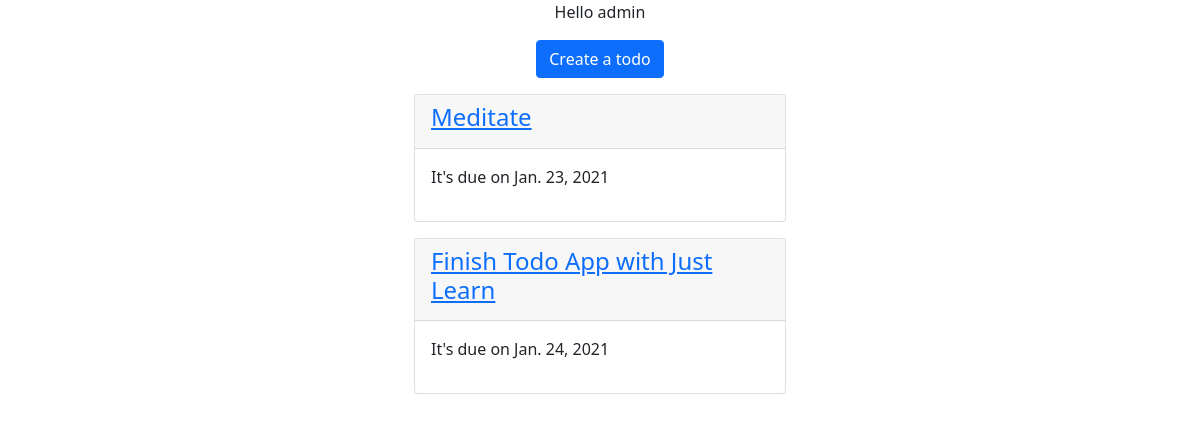
The app's page / (signed in) with its own data.
### todo/models.py (models this page shows, shortened)
class Todo(models.Model):
	name = models.CharField(max_length=100)
	due_date = models.DateField()

### todo/views.py (the view)
# urls.py: path('' , todo_list),
def todo_list(request):
	todos = Todo.objects.all()
	context = {
	'todo_list': todos
	}
	return render(request, 'todo/todo_list.html', context  )

### todo/templates/todo/todo_list.html
{% extends 'base.html' %}
{% block content %}
	<div class="text-center">
		<p >
		{% if request.user.is_authenticated %}
			Hello {{ request.user.username }}
		{% else %}
			Hello anonymous User
		{% endif %}
		</p>
		<a class='btn btn-primary' href="/create"> Create a todo</a>
	</div>
	<div class="col-4 offset-4">
	{% for todo in todo_list %}
		<div class="card mt-3">
			<div class='card-header'>
				<a href='/{{ todo.id }}'>
					<h4>{{ todo.name }}</h4> </a>
			</div>
			<div class="card-body">
				<p>It's due on {{todo.due_date}}</p>
			</div>
		</div>
	{% endfor %}
</div>
{% endblock content %}

### records on screen
Todo: name "Meditate", due_date "Jan. 23, 2021"
Todo: name "Finish Todo App with Just Learn", due_date "Jan. 24, 2021"

### other values on screen
{{ request.user.username }} "admin"
